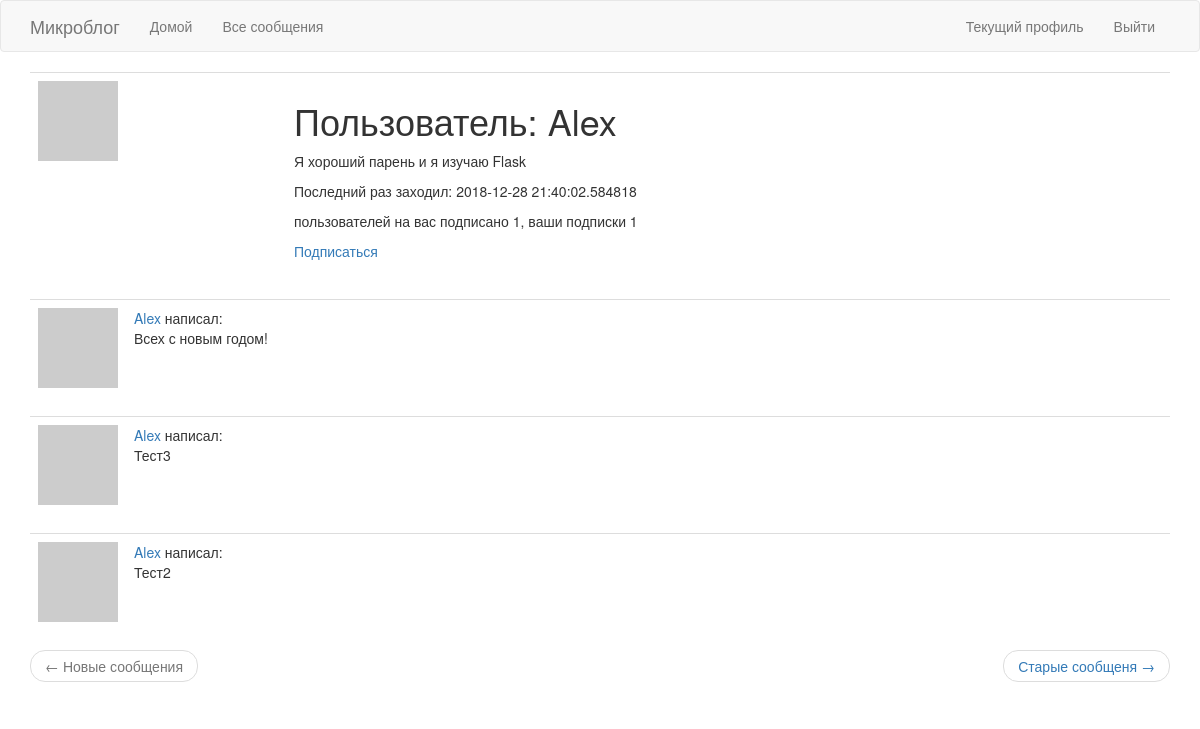
Screenshot of /user/Alex (signed in) with the database file from the repository.
### app/models.py (models this page shows, shortened)
class User(UserMixin, db.Model):
	id = db.Column(db.Integer, primary_key=True)
	username = db.Column(db.String(64), index=True, unique=True)
	email = db.Column(db.String(120), index=True, unique=True)
	password_hash = db.Column(db.String(128))
	posts = db.relationship('Post', backref='author', lazy='dynamic')
	about_me = db.Column(db.String(140))
	last_seen = db.Column(db.DateTime, default=datetime.utcnow)
	def avatar(self, size):
		digest = md5(self.email.lower().encode('utf-8')).hexdigest()
		return 'https://www.gravatar.com/avatar/{}?d=identicon&s={}'.format(digest, size)
	followed = db.relationship(
		'User', secondary=followers,
		primaryjoin=(followers.c.follower_id == id),
		secondaryjoin=(followers.c.followed_id == id),
		backref=db.backref('followers', lazy='dynamic'),
		lazy='dynamic'
	)
	def is_following(self, user):
		return self.followed.filter(followers.c.followed_id == user.id).count() > 0

class Post(db.Model):
	id = db.Column(db.Integer, primary_key=True)
	body = db.Column(db.String(140))
	timestamp = db.Column(db.DateTime, index=True, default=datetime.utcnow)
	user_id = db.Column(db.Integer, db.ForeignKey('user.id'))

### app/routes.py (the view)
@app.route('/user/<username>')
@login_required
def user(username):
	user = User.query.filter_by(username=username).first_or_404()
	page = request.args.get('page', 1, type=int)
	posts = user.posts.order_by(Post.timestamp.desc()).paginate(page, app.config['POST_PER_PAGE'], False)
	next_url = url_for('user', username=user.username, page=posts.next_num) \
		if posts.has_next else None
	prev_url = url_for('user', username=user.username, page=posts.prev_num) \
		if posts.has_prev else None
	return render_template('user.html', title='Учетная запись', user=user, posts=posts.items, next_url=next_url, prev_url=prev_url)

### app/models.py (called while the page is built)
@login.user_loader
def load_user(id):
	return User.query.get(int(id))

### app/routes.py (called while the page is built)
@app.before_request
def before_request():
	if current_user.is_authenticated:
		current_user.last_seen = datetime.utcnow()
		db.session.commit()

### app/templates/user.html
{% extends "base.html" %}
{% block app_content %}
	<table class="table table-hover">
		<tr>
			<td width="256px"><img src="{{ user.avatar(256) }}"></td>
			<td>
				<h1>Пользователь: {{ user.username }}</h1>
				{% if user.about_me %}<p>{{ user.about_me }}</p>{% endif %}
				{% if user.last_seen %}<p>Последний раз заходил: {{ user.last_seen }}</p>{% endif %}
				<p> пользователей на вас подписано {{ user.followers.count() }}, ваши подписки {{ user.followed.count() }} </p>
				{% if user == current_user %}
				<p><a href="{{ url_for('edit_profile') }}">Редактировать учетную запись</a></p>
				{% elif not current_user.is_following(user) %}
				<p><a href="{{ url_for('follow', username=user.username) }}">Подписаться</a></p>
				{% else %}
				<p><a href="{{ url_for('unfollow', username=user.username) }}">Отписаться</a></p>
				{% endif %}
			</td>
		</tr>
	</table>
	{% for post in posts %}
		{% include '_post.html' %}
	{% endfor %}
	<nav aria-label="...">
        <ul class="pager">
            <li class="previous{% if not prev_url %} disabled{% endif %}">
                <a href="{{ prev_url or '#' }}">
                    <span aria-hidden="true">&larr;</span> Новые сообщения
                </a>
            </li>
            <li class="next{% if not next_url %} disabled{% endif %}">
                <a href="{{ next_url or '#' }}">
                    Старые сообщеня <span aria-hidden="true">&rarr;</span>
                </a>
            </li>
        </ul>
{% endblock %}

### app/templates/_post.html
<table class="table table-hover">
	<tr>
		<td width="70px">
			<a href="{{ url_for('user', username=post.author.username) }}">
				<img src="{{ post.author.avatar(70) }}">
			</a>
		</td>
		<td>
			<a href="{{ url_for('user', username=post.author.username) }}">
				{{ post.author.username }}
			</a>
			написал:
			<br>
			{{ post.body }}
		</td>
	</tr>
</table>

### rows the page displays
User: username "Alex", about_me "Я хороший парень и я изучаю Flask", last_seen "2018-12-28 21:40:02.584818"
Post: author.username "Alex", body "Всех с новым годом!"
Post: author.username "Alex", body "Тест3"
Post: author.username "Alex", body "Тест2"

### other values shown
{{ user.followers.count() }} "1"
{{ user.followed.count() }} "1"
